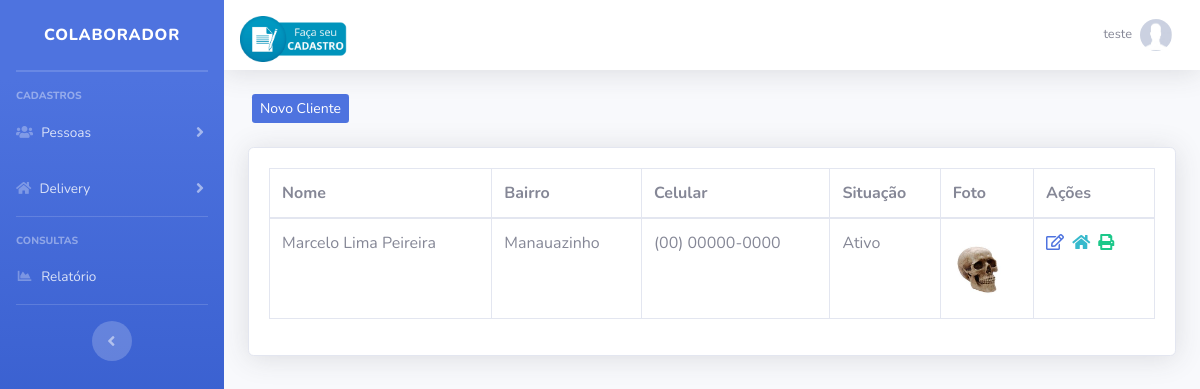
The app's page /painel-usuario/index.php?pag=clientes (signed in) with its own data.
### tables this page shows
CREATE TABLE `usuarios` (
  `id` int(11) NOT NULL,
  `nome` varchar(100) NOT NULL,
  `cpf` varchar(20) DEFAULT NULL,
  `email` varchar(50) DEFAULT NULL,
  `senha` varchar(100) DEFAULT NULL,
  `nivel` varchar(50) DEFAULT NULL
);

CREATE TABLE `clientes` (
  `id` int(11) NOT NULL,
  `nome` varchar(100) NOT NULL,
  `endereco` varchar(200) DEFAULT NULL,
  `bairro` varchar(200) DEFAULT NULL,
  `cep` varchar(20) DEFAULT NULL,
  `ufc` varchar(20) DEFAULT NULL,
  `fone` varchar(20) DEFAULT NULL,
  `celular` varchar(20) DEFAULT NULL,
  `rg` varchar(10) DEFAULT NULL,
  `cpf` varchar(20) DEFAULT NULL,
  `cnpj` varchar(20) DEFAULT NULL,
  `email` varchar(50) DEFAULT NULL,
  `data` date NOT NULL,
  `obs` varchar(1000) DEFAULT NULL,
  `ativo` varchar(10) DEFAULT NULL,
  `foto` varchar(300) DEFAULT NULL
);

### painel-usuario/index.php (the view, shortened to what this page needs)
<?php
     require_once("../conexao.php");
    $pag = @$_GET["pag"];
    $menu1 = "usuarios";
    $menu2 = "administrador";
    $menu3 = "clientes";
    $menu4 = "menu4";
    $menu5 = "menu5";
    $menu6 = "menu6";
$query = $pdo->query("SELECT * FROM usuarios where id = '$_SESSION[id_usuario]'");
$res = $query->fetchAll(PDO::FETCH_ASSOC);
$nome_usu = @$res[0]['nome'];
 ?>
<!DOCTYPE html>
<html lang="pt-br">
    <head>
        <link href="../vendor/fontawesome-free/css/all.min.css" rel="stylesheet" type="text/css">
        <link href="../css/sb-admin-2.min.css" rel="stylesheet">
        <link href="../css/style.css" rel="stylesheet">
        <link href="../vendor/datatables/dataTables.bootstrap4.min.css" rel="stylesheet">
    </head>
    <body id="page-top">
        <div id="wrapper">
            <ul class="navbar-nav bg-gradient-primary sidebar sidebar-dark accordion" id="accordionSidebar">
                <a class="sidebar-brand d-flex align-items-center justify-content-center" href="index.php">
                    <div class="sidebar-brand-text mx-3">Colaborador</div>
                </a>
                <hr class="sidebar-divider my-0">
                <hr class="sidebar-divider">
                <div class="sidebar-heading">
                    Cadastros
                </div>
                <li class="nav-item">
                    <a class="nav-link collapsed" href="#" data-toggle="collapse" data-target="#collapseTwo" aria-expanded="true" aria-controls="collapseTwo">
                        <i class="fas fa-users"></i>
                        <span>Pessoas</span>
                    </a>
                </li>
                <li class="nav-item">
                    <a class="nav-link collapsed" href="#" data-toggle="collapse" data-target="#collapseUtilities" aria-expanded="true" aria-controls="collapseUtilities">
                        <i class="fas fa-home"></i>
                        <span>Delivery</span>
                    </a>
                </li>
                <hr class="sidebar-divider">
                <div class="sidebar-heading">
                    Consultas
                </div>
                <li class="nav-item">
                    <a class="nav-link" href="index.php?pag=<?php echo $menu6 ?>">
                        <i class="fas fa-fw fa-chart-area"></i>
                        <span>Relatório</span></a>
                </li>
                <hr class="sidebar-divider d-none d-md-block">
                <div class="text-center d-none d-md-inline">
                    <button class="rounded-circle border-0" id="sidebarToggle"></button>
                </div>
            </ul>
            <div id="content-wrapper" class="d-flex flex-column">
                <div id="content">
                    <nav class="navbar navbar-expand navbar-light bg-white topbar mb-4 static-top shadow">
                        <img class="mt-2" src="../img/imagem3.png" width="110">
                        <ul class="navbar-nav ml-auto">
                            <li class="nav-item dropdown no-arrow">
                                <a class="nav-link dropdown-toggle" href="#" id="userDropdown" role="button" data-toggle="dropdown" aria-haspopup="true" aria-expanded="false">
                                    <span class="mr-2 d-none d-lg-inline text-gray-600 small"><?php echo $nome_usu ?></span>
                                    <img class="img-profile rounded-circle" src="../img/sem-foto.jpg">
                                </a>
                            </li>
                        </ul>
                    </nav>
                    <div class="container-fluid">
                        <?php if (@$pag == null) {
                        @include_once("home.php");
                        } else if (@$pag==$menu1) {
                        @include_once(@$menu1.".php");
                        } else if (@$pag==$menu2) {
                        @include_once(@$menu2.".php");
                         } else if (@$pag==$menu3) {
                        include_once(@$menu3.".php");
                        } else if (@$pag==$menu4) {
                        @include_once(@$menu4.".php");
                        } else if (@$pag==$menu5) {
                        @include_once(@$menu5.".php");
                        } else if (@$pag==$menu6) {
                        @include_once(@$menu6.".php");
                        } else {
                        @include_once("home.php");
                        }
                        ?>
                    </div>
                </div>
            </div>
        </div>
    </body>
</html>

### painel-usuario/clientes.php (shortened to what this page needs)
<?php
$pag = "clientes";
require_once("../conexao.php");
?>
<div class="row mt-4 mb-4">
    <a type="button" class="btn-primary btn-sm ml-3 d-none d-md-block" href="index.php?pag=<?php echo $pag ?>&funcao=novo">Novo Cliente</a>
</div>
<div class="card shadow mb-4">
    <div class="card-body">
        <div class="table-responsive">
            <table class="table table-bordered" id="dataTable" width="100%" cellspacing="0">
                <thead>
                    <tr>
                        <th>Nome</th>
                        <th>Bairro</th>
                        <th>Celular</th>
                        <th>Situação</th>
                        <th>Foto</th>
                        <th>Ações</th>
                    </tr>
                </thead>
                <tbody>
                   <?php
                   $query = $pdo->query("SELECT * FROM clientes order by id desc ");
                   $res = $query->fetchAll(PDO::FETCH_ASSOC);
                   for ($i=0; $i < count($res); $i++) {
                      $nome = $res[$i]['nome'];
                      $bairro = $res[$i]['bairro'];
                      $celular = $res[$i]['celular'];
                      $ativo = $res[$i]['ativo'];
                      $foto = $res[$i]['foto'];
                      $id = $res[$i]['id'];
                      ?>
                      <tr>
                        <td><?php echo $nome ?></td>
                        <td><?php echo $bairro ?></td>
                        <td><?php echo $celular ?></td>
                        <td><?php echo $ativo ?></td>
                        <td><img src="../img/clientes/<?php echo $foto ?>" width="50"></td>
                        <td>
                         <a href="index.php?pag=<?php echo $pag ?>&funcao=editar&id=<?php echo $id ?>" class='text-primary mr-1' title='Editar Dados'><i class='far fa-edit'></i></a>
                         <a href="index.php?pag=<?php echo $pag ?>&funcao=endereco&id=<?php echo $id ?>" class='text-info mr-1' title='Ver Endereço'><i class='fas fa-home'></i></a>
                         <a target="_blank" title="Gerar Clientes" href="../rel/clientes2.php?id=<?php echo $id ?>" class="text-success mr-1"><i class='fas fa-print'></i></a>
                     </td>
                 </tr>
             <?php }?>
         </tbody>
     </table>
 </div>
</div>
</div>

### records on screen
usuarios: nome "teste"
clientes: nome "Marcelo Lima Peireira", bairro "Manauazinho", celular "(00) 00000-0000", ativo "Ativo", foto (picture)
